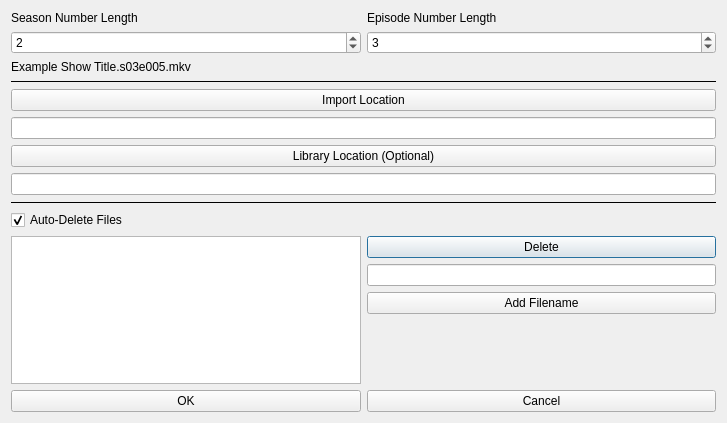
<?xml version="1.0" encoding="UTF-8"?>
<ui version="4.0">
 <class>Settings</class>
 <widget class="QDialog" name="Settings">
  <property name="geometry">
   <rect>
    <x>0</x>
    <y>0</y>
    <width>727</width>
    <height>423</height>
   </rect>
  </property>
  <property name="windowTitle">
   <string>Settings</string>
  </property>
  <layout class="QGridLayout" name="gridLayout" rowstretch="0,0,0,0,0,0,0,0,0,0,1,0,0,0,0">
   <item row="1" column="1">
    <widget class="QSpinBox" name="eEpisodeLength">
     <property name="toolTip">
      <string>&lt;html&gt;&lt;head/&gt;&lt;body&gt;&lt;p&gt;How many digits to pad out the episode number to&lt;/p&gt;&lt;/body&gt;&lt;/html&gt;</string>
     </property>
     <property name="minimum">
      <number>2</number>
     </property>
     <property name="maximum">
      <number>8</number>
     </property>
     <property name="value">
      <number>3</number>
     </property>
    </widget>
   </item>
   <item row="10" column="1">
    <widget class="QPushButton" name="bAutoDeleteRemoveSelection">
     <property name="text">
      <string>Delete</string>
     </property>
    </widget>
   </item>
   <item row="0" column="1">
    <widget class="QLabel" name="label_2">
     <property name="text">
      <string>Episode Number Length</string>
     </property>
    </widget>
   </item>
   <item row="2" column="0" colspan="2">
    <widget class="QLabel" name="lExampleRename">
     <property name="text">
      <string>Example Show Title.s03e005.mkv</string>
     </property>
    </widget>
   </item>
   <item row="14" column="0">
    <widget class="QPushButton" name="bConfirm">
     <property name="text">
      <string>OK</string>
     </property>
    </widget>
   </item>
   <item row="10" column="0" rowspan="4">
    <widget class="QListWidget" name="listAutoDeleteFiles"/>
   </item>
   <item row="11" column="1">
    <widget class="QLineEdit" name="eAutoDeleteNewFilename"/>
   </item>
   <item row="0" column="0">
    <widget class="QLabel" name="label">
     <property name="text">
      <string>Season Number Length</string>
     </property>
    </widget>
   </item>
   <item row="5" column="0" colspan="2">
    <widget class="QLineEdit" name="eImportLocation"/>
   </item>
   <item row="9" column="0" colspan="2">
    <widget class="QCheckBox" name="cAutoDeleteEnable">
     <property name="text">
      <string>Auto-Delete Files</string>
     </property>
     <property name="checked">
      <bool>true</bool>
     </property>
    </widget>
   </item>
   <item row="14" column="1">
    <widget class="QPushButton" name="bCancel">
     <property name="text">
      <string>Cancel</string>
     </property>
    </widget>
   </item>
   <item row="1" column="0">
    <widget class="QSpinBox" name="eSeasonLength">
     <property name="toolTip">
      <string>&lt;html&gt;&lt;head/&gt;&lt;body&gt;&lt;p&gt;How many digits to pad out the season number to&lt;/p&gt;&lt;/body&gt;&lt;/html&gt;</string>
     </property>
     <property name="minimum">
      <number>1</number>
     </property>
     <property name="maximum">
      <number>8</number>
     </property>
     <property name="value">
      <number>2</number>
     </property>
    </widget>
   </item>
   <item row="13" column="1">
    <spacer name="verticalSpacer">
     <property name="orientation">
      <enum>Qt::Vertical</enum>
     </property>
     <property name="sizeHint" stdset="0">
      <size>
       <width>20</width>
       <height>40</height>
      </size>
     </property>
    </spacer>
   </item>
   <item row="8" column="0" colspan="2">
    <widget class="Line" name="line">
     <property name="minimumSize">
      <size>
       <width>0</width>
       <height>0</height>
      </size>
     </property>
     <property name="frameShadow">
      <enum>QFrame::Plain</enum>
     </property>
     <property name="lineWidth">
      <number>1</number>
     </property>
     <property name="orientation">
      <enum>Qt::Horizontal</enum>
     </property>
    </widget>
   </item>
   <item row="7" column="0" colspan="2">
    <widget class="QLineEdit" name="eLibraryLocation"/>
   </item>
   <item row="4" column="0" colspan="2">
    <widget class="QPushButton" name="bBrowseImport">
     <property name="toolTip">
      <string>&lt;html&gt;&lt;head/&gt;&lt;body&gt;&lt;p&gt;Open a file browser to select your import location&lt;/p&gt;&lt;/body&gt;&lt;/html&gt;</string>
     </property>
     <property name="text">
      <string>Import Location</string>
     </property>
    </widget>
   </item>
   <item row="12" column="1">
    <widget class="QPushButton" name="bAutoDeleteAddNew">
     <property name="text">
      <string>Add Filename</string>
     </property>
    </widget>
   </item>
   <item row="6" column="0" colspan="2">
    <widget class="QPushButton" name="bBrowseLibrary">
     <property name="toolTip">
      <string>&lt;html&gt;&lt;head/&gt;&lt;body&gt;&lt;p&gt;Open a file browser to select your Library location&lt;/p&gt;&lt;/body&gt;&lt;/html&gt;</string>
     </property>
     <property name="text">
      <string>Library Location (Optional)</string>
     </property>
    </widget>
   </item>
   <item row="3" column="0" colspan="2">
    <widget class="Line" name="line_2">
     <property name="frameShadow">
      <enum>QFrame::Plain</enum>
     </property>
     <property name="orientation">
      <enum>Qt::Horizontal</enum>
     </property>
    </widget>
   </item>
  </layout>
 </widget>
 <resources/>
 <connections/>
</ui>
